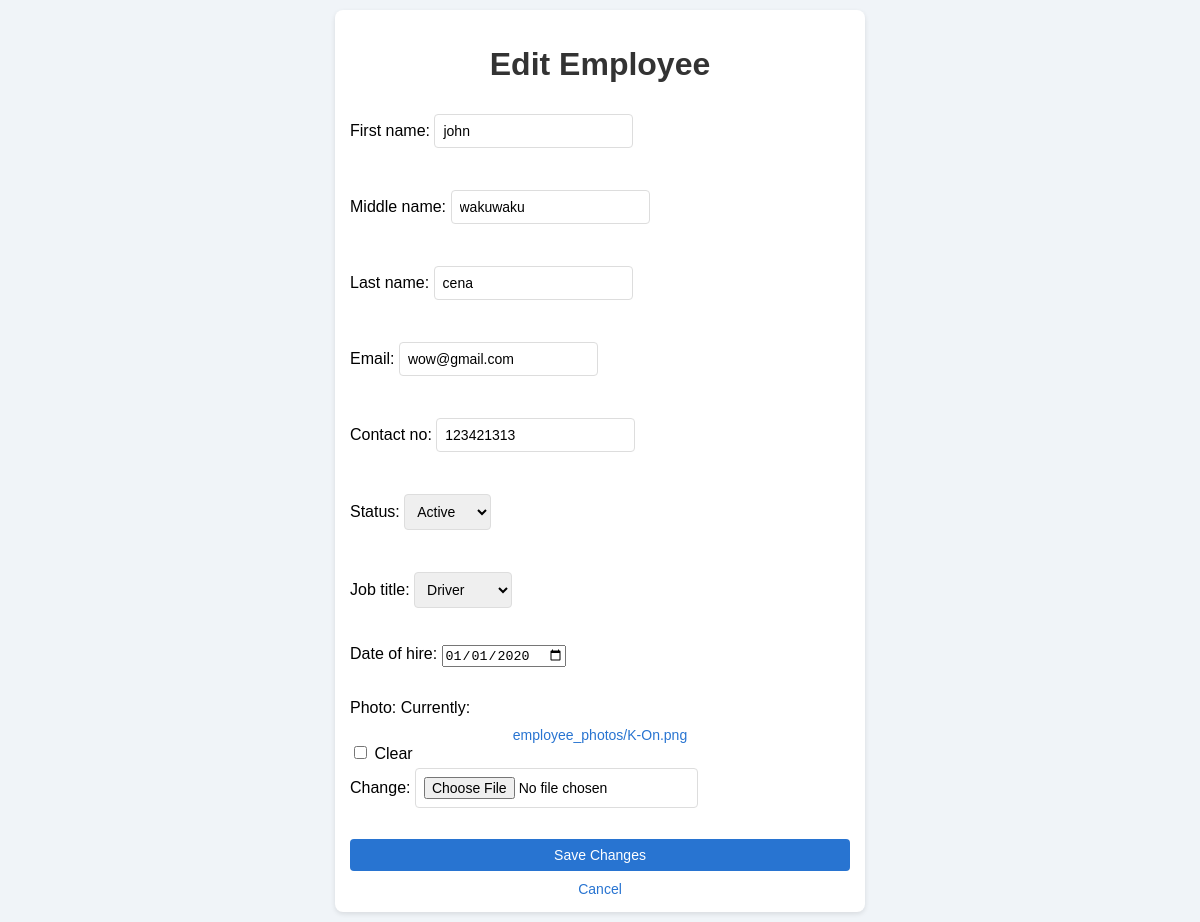
Screenshot of /employees/employees/edit/24/ (signed in) with the database file from the repository.
### bms_driversworkers_management/models.py (models this page shows, shortened)
class Employee(models.Model):
    JOB_TITLE_CHOICES = [
        ('driver', 'Driver'),
        ('mechanic', 'Mechanic'),
    ]
    EMPLOYEE_STATUS_CHOICES = [
        ('active', 'Active'),
        ('inactive', 'Inactive'),
    ]
    employee_id = models.AutoField(primary_key=True)
    first_name = models.CharField(max_length=100)
    middle_name = models.CharField(max_length=100, null=True, blank=True)  # Added middle name
    last_name = models.CharField(max_length=100, null=True, blank=True)
    email = models.EmailField(max_length=100, null=True, blank=True, unique=True)  # Added email field
    contact_no = models.CharField(max_length=30, null=True, blank=True)  # Added contact number
    status = models.CharField(max_length=100, choices=EMPLOYEE_STATUS_CHOICES, null=True, blank=True)  # Added status field
    job_title = models.CharField(max_length=100, choices=JOB_TITLE_CHOICES, null=True, blank=True)  # Added job title field
    date_of_hire = models.DateField(default=timezone.now)  # Added date of hire field
    user = models.ForeignKey(User, on_delete=models.CASCADE)
    photo = models.ImageField(upload_to='employee_photos/', null=True, blank=True)  # Field for photo

### bms_driversworkers_management/views.py (the view)
# urls.py: path('employees/edit/<int:employee_id>/', views.edit_employee, name='edit_employee'),
@login_required
def edit_employee(request, employee_id):
    employee = get_object_or_404(Employee, employee_id=employee_id, user=request.user)
    if request.method == 'POST':
        form = EmployeeForm(request.POST, request.FILES, instance=employee)
        if form.is_valid():
            if 'photo' in request.FILES:
                if employee.photo and os.path.isfile(employee.photo.path):
                    os.remove(employee.photo.path)
            form.save()
            return redirect('employee_list')
    else:
        form = EmployeeForm(instance=employee)
    return render(request, 'bms_driversworkers_management/edit_employee.html', {'form': form, 'employee': employee})

### bms_driversworkers_management/forms.py (shortened to what this page needs)
class EmployeeForm(forms.ModelForm):
    class Meta:
        model = Employee
        fields = ['first_name', 'middle_name', 'last_name', 'email', 'contact_no', 'status', 'job_title', 'date_of_hire', 'photo']
        widgets = {
            'date_of_hire': forms.DateInput(attrs={'type': 'date'})
        }

### bms_driversworkers_management/templates/bms_driversworkers_management/edit_employee.html (shortened to what this page needs)
<!DOCTYPE html>
<html lang="en">
<head>
</head>
<body>
    <div class="container">
    <h1>Edit Employee</h1>
    <form method="POST" enctype="multipart/form-data">
        {{ form.as_p }}
        <button type="submit">Save Changes</button>
    </form>
    <a href="{% url 'employee_list' %}">Cancel</a>
    </div>
</body>
</html>

### bms_driversworkers_management/templates/bms_driversworkers_management/edit_employee.html (style rules this page uses)
body { font-family: Arial, sans-serif; margin: 0; padding: 10px; background-color: #f0f4f8; }
.container { max-width: 500px; margin: 0 auto; padding: 15px; background-color: #ffffff; border-radius: 8px; box-shadow: 0 2px 5px rgba(0, 0, 0, 0.1); }
h1, h2 { text-align: center; color: #333; margin-bottom: 10px; }
form { display: flex; flex-direction: column; }
input[type="text"], input[type="email"], input[type="tel"], input[type="file"], select, textarea { margin: 5px 0; padding: 8px; border: 1px solid #ddd; border-radius: 4px; font-size: 14px; }
button { padding: 8px 12px; background-color: #2874d1; color: white; border: none; border-radius: 4px; cursor: pointer; font-size: 14px; margin-top: 10px; }
a { display: block; text-align: center; margin-top: 10px; color: #2874d1; text-decoration: none; font-size: 14px; }

### rows the page displays
Employee: first_name "john", middle_name "wakuwaku", last_name "cena", email "wow@gmail.com", contact_no "123421313", status "Active", job_title "Driver", date_of_hire "01/01/2020"
